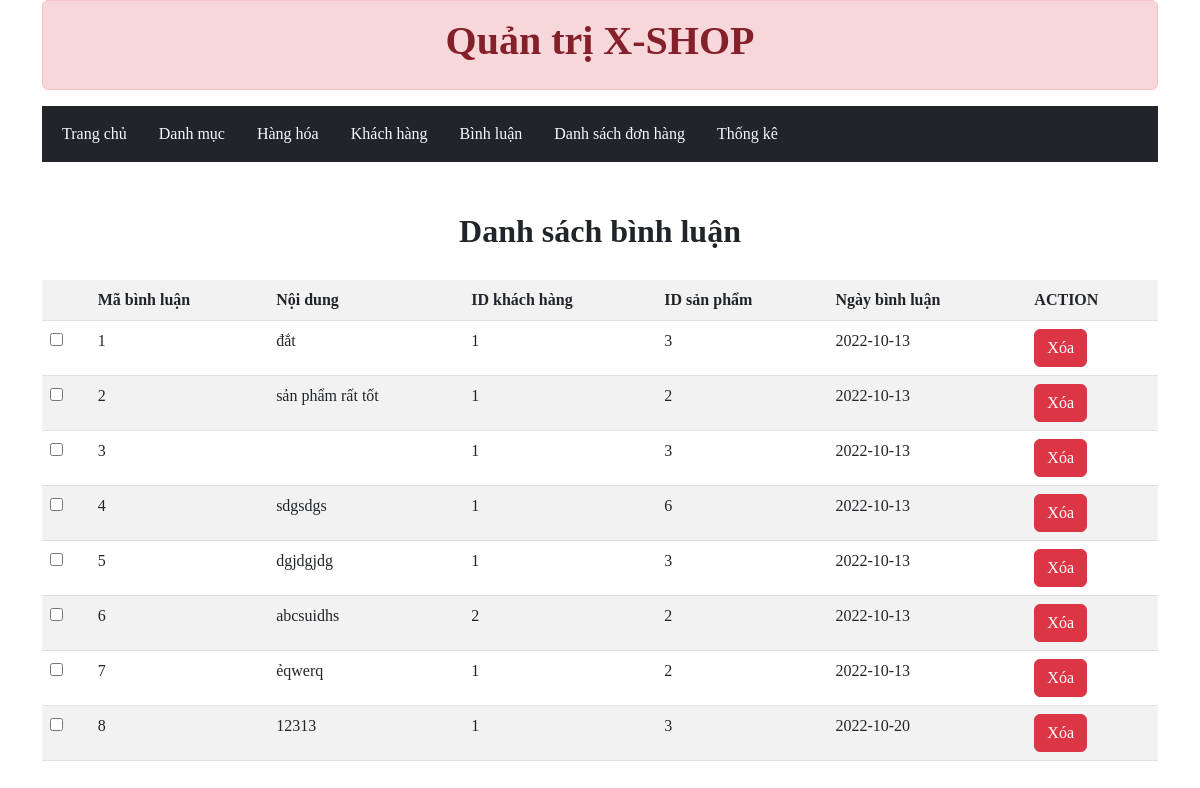
/admin/index.php?act=listbl, run on the app's committed database.
### tables this page shows
CREATE TABLE `binh_luan` (
  `id` int(11) NOT NULL,
  `noi_dung` varchar(255) NOT NULL,
  `id_kh` int(11) NOT NULL,
  `id_hh` int(11) NOT NULL,
  `ngay_bl` date NOT NULL DEFAULT current_timestamp()
);

### model/pdo.php (called while the page is built, shortened)
<?php
function pdo_get_connection(){
    $dburl = "mysql:host=localhost;dbname=x_shop;charset=utf8";
    $username = 'root';
    $password = '';
    $conn = new PDO($dburl, $username, $password);
    $conn->setAttribute(PDO::ATTR_ERRMODE, PDO::ERRMODE_EXCEPTION);
    return $conn;
}
function pdo_query($sql){
    $sql_args = array_slice(func_get_args(), 1);
    try{
        $conn = pdo_get_connection();
        $stmt = $conn->prepare($sql);
        $stmt->execute($sql_args);
        $rows = $stmt->fetchAll();
        return $rows;
    }
    catch(PDOException $e){
        throw $e;
    }
    finally{
        unset($conn);
    }
}

### model/binhluan.php (called while the page is built, shortened)
<?php
    function loadallbl(){
        $sql = "select*from binh_luan";
        $binhluan = pdo_query($sql);
        return $binhluan;
    }
?>

### admin/binhluan/listbl.php (the view)
<div class="dsdm">
        <div class="tieudeds">
            <h2>Danh sách bình luận</h2>
        </div>
        <div class="bangds">
            <table class="table table-striped">
                    <tr>
                        <th></th>
                        <th>Mã bình luận</th>
                        <th>Nội dung</th>
                        <th>ID khách hàng</th>
                        <th>ID sản phẩm</th>
                        <th>Ngày bình luận</th>
                        <th>ACTION</th>
                    </tr>
                    <?php foreach($binhluan as $bl) :?>
                        <tr>
                            <td><input type="checkbox"></td>
                            <td><?= $bl['id']?></td>
                            <td><?= $bl['noi_dung']?></td>
                            <td><?= $bl['id_kh']?></td>
                            <td><?= $bl['id_hh']?></td>
                            <td><?= $bl['ngay_bl']?></td>
                            <td>
                                <a onclick="return confirm('Bạn có chắc chắn muốn xóa khách hàng này không')"  href="index.php?act=deletebl&id=<?= $bl['id']?>"><button class="btn btn-danger">Xóa</button></a>
                            </td>
                        </tr>
                    <?php endforeach ?>
            </table>
        </div>
</div>

### view/css/style.css (style rules this page uses)
.dsdm .tieudeds { text-align: center; margin-bottom: 30px; }
.dsdm .tieudeds h2 { font-weight: bold; }

### data on the page
binh_luan: id "1", noi_dung "đắt", id_kh "1", id_hh "3", ngay_bl "2022-10-13"
binh_luan: id "2", noi_dung "sản phẩm rất tốt", id_kh "1", id_hh "2", ngay_bl "2022-10-13"
binh_luan: id "3", id_kh "1", id_hh "3", ngay_bl "2022-10-13"
binh_luan: id "4", noi_dung "sdgsdgs", id_kh "1", id_hh "6", ngay_bl "2022-10-13"
binh_luan: id "5", noi_dung "dgjdgjdg", id_kh "1", id_hh "3", ngay_bl "2022-10-13"
binh_luan: id "6", noi_dung "abcsuidhs", id_kh "2", id_hh "2", ngay_bl "2022-10-13"
binh_luan: id "7", noi_dung "ẻqwerq", id_kh "1", id_hh "2", ngay_bl "2022-10-13"
binh_luan: id "8", noi_dung "12313", id_kh "1", id_hh "3", ngay_bl "2022-10-20"
